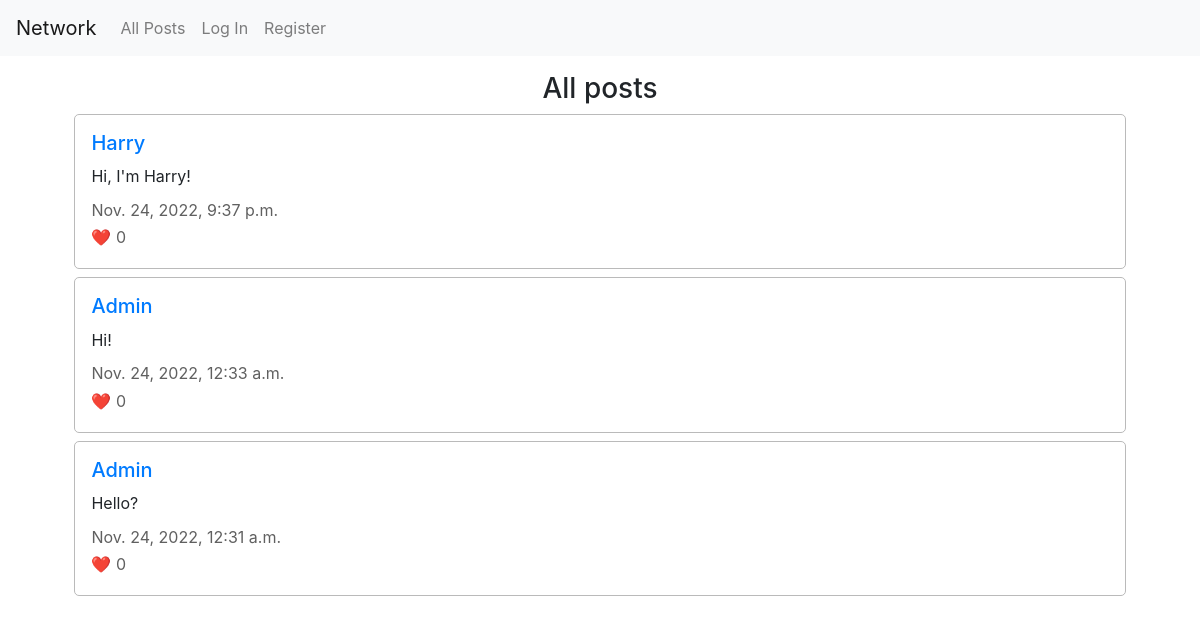
The app's page /, older data.
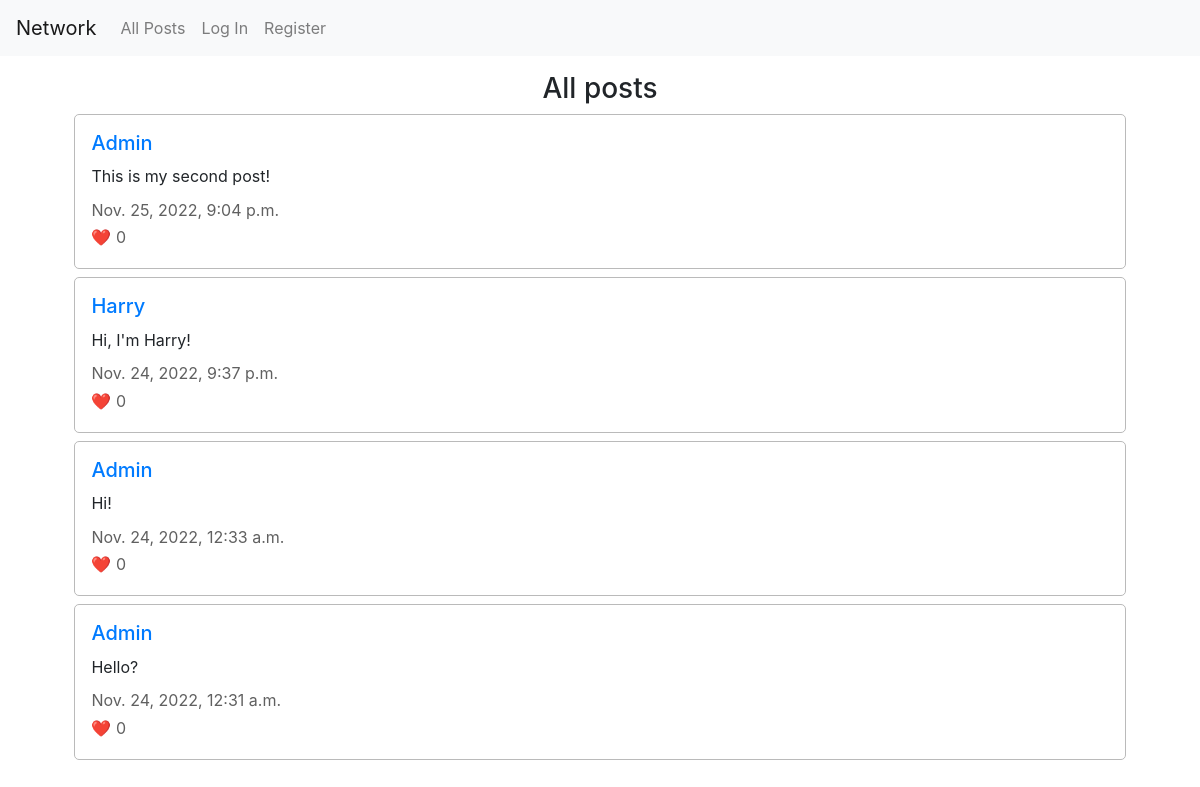
The same page, newer data.
### network/models.py (models this page shows, shortened)
class Post(models.Model):
    user = models.ForeignKey("User", on_delete=models.CASCADE, related_name ="posts")
    content = models.TextField(max_length=255)
    timestamp = models.DateTimeField(auto_now_add=True)
    likes = models.ManyToManyField("User", blank=True, related_name="liked")

class User(AbstractUser):
    pass

### network/views.py (the view)
# urls.py: path("", views.index, name="index"),
def index(request):
    posts = Post.objects.all().order_by('timestamp').reverse()
    return render(request, "network/index.html", {
        "posts": posts,
    })

### network/templates/network/index.html (shortened to what this page needs)
{% extends "network/layout.html" %}
{% load static %}
{% block body %}
    <div class="all-posts">
        <h3>All posts</h3>
        {% for post in posts %}
            <div class="section">
                <h5><a href="{% url 'user' post.user %}">{{ post.user }}</a></h5>
                <p class="post-content">{{ post.content }}</p>
                <p class="grey">{{ post.timestamp }}</p>
                <p class="grey">&#10084;&#65039; {{ post.likes.all.count }}</p>
            </div>
        {% endfor %}
    </div>
{% endblock %}

### network/templates/network/layout.html (shortened to what this page needs)
{% load static %}
<!DOCTYPE html>
<html lang="en">
    <head>
        <link rel="stylesheet" href="https://stackpath.bootstrapcdn.com/bootstrap/4.4.1/css/bootstrap.min.css">
        <link href="{% static 'network/styles.css' %}" rel="stylesheet">
    </head>
    <body>
        <nav class="navbar navbar-expand-lg navbar-light bg-light">
            <a class="navbar-brand" href="#">Network</a>
            <div class="collapse navbar-collapse" id="navbarNav">
                <ul class="navbar-nav mr-auto">
                <li class="nav-item">
                    <a class="nav-link" href="{% url 'index' %}">All Posts</a>
                </li>
                {% if user.is_authenticated %}
                    <li class="nav-item">
                        <a class="nav-link" href="{% url 'following' %}">Following</a>
                    </li>
                    <li class="nav-item">
                        <a class="nav-link" href="{% url 'logout' %}">Log Out</a>
                    </li>
                {% else %}
                    <li class="nav-item">
                        <a class="nav-link" href="{% url 'login' %}">Log In</a>
                    </li>
                    <li class="nav-item">
                        <a class="nav-link" href="{% url 'register' %}">Register</a>
                    </li>
                {% endif %}
                </ul>
            </div>
        </nav>
        <div class="body">
            {% block body %}
            {% endblock %}
        </div>
    </body>
</html>

### network/static/network/styles.css (style rules this page uses)
.body { display: flex; flex-direction: column; justify-content: center; align-items: center; gap: 1rem; margin: 1rem; }
.all-posts { width: 100%; display: flex; flex-direction: column; justify-content: center; align-items: center; gap: 0.5rem; }
.section { width: 90%; border: 0.2px rgb(186, 186, 186) solid; border-radius: 5px; padding: 1rem; }
h3 { margin-bottom: 0rem; }
h5 { margin-bottom: 0.6rem; }
p { margin-bottom: 0.2rem; }
.post-content { margin-bottom: 0.6rem; }
.grey { color: rgb(96, 96, 96); }

Row changes from the older to the newer data that the page shows:
added Post: user "Admin", content "This is my second post!", timestamp "Nov. 25, 2022, 9:04 p.m.", likes.all.count "0"
